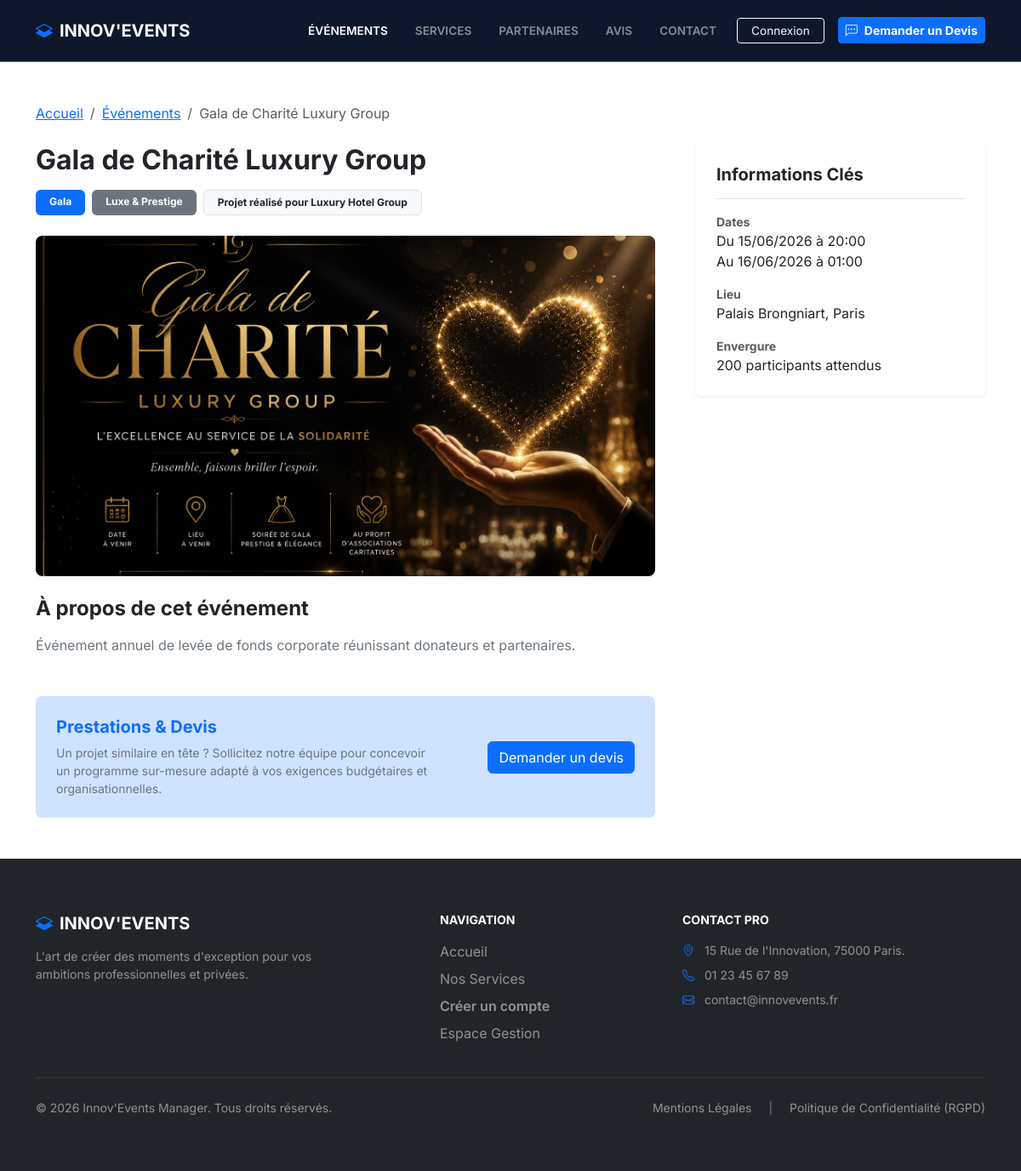
The app's page /index.php?action=event_detail&id=1 with its own data.
### tables this page shows
CREATE TABLE events (
id INT AUTO_INCREMENT PRIMARY KEY,
client_id INT NOT NULL,
company_id INT NULL,
title VARCHAR(255) NOT NULL,
description TEXT NULL,
start_date DATETIME NOT NULL,
end_date DATETIME NULL,
location VARCHAR(255) NOT NULL,
event_type VARCHAR(100) NOT NULL DEFAULT 'Autre',
theme VARCHAR(100) NULL,
estimated_participants INT NULL,
image_path VARCHAR(255) NULL,
status VARCHAR(50) NOT NULL DEFAULT 'brouillon',
is_published TINYINT(1) NOT NULL DEFAULT 0,
publication_consent_at DATETIME NULL,
publication_consent_by INT NULL COMMENT 'Identifiant historique de l administrateur attestant l accord client',
created_at TIMESTAMP DEFAULT CURRENT_TIMESTAMP,
CONSTRAINT fk_events_client
FOREIGN KEY (client_id) REFERENCES users(id)
ON DELETE CASCADE ON UPDATE CASCADE,
CONSTRAINT fk_events_company
FOREIGN KEY (company_id) REFERENCES companies(id)
ON DELETE CASCADE ON UPDATE CASCADE
);

CREATE TABLE companies (
id INT AUTO_INCREMENT PRIMARY KEY,
name VARCHAR(255) NOT NULL,
siren VARCHAR(9) NULL,
address VARCHAR(255) NULL,
postal_code VARCHAR(10) NULL,
city VARCHAR(100) NULL,
created_at TIMESTAMP DEFAULT CURRENT_TIMESTAMP,
updated_at TIMESTAMP DEFAULT CURRENT_TIMESTAMP ON UPDATE CURRENT_TIMESTAMP
);

### src/controllers/EventController.php (called while the page is built, shortened)
<?php
require_once __DIR__ . '/../models/sql/Event.php';
class EventController extends BaseController
{
    public function showPublicDetail(): void
    {
        $id = (int)($_GET['id'] ?? 0);
        $eventModel = new Event();
        $event = $eventModel->findPublishedById($id);
        require __DIR__ . '/../views/partials/header.php';
        require __DIR__ . '/../views/public/event_detail.php';
        require __DIR__ . '/../views/partials/footer.php';
    }
}

### src/config/Database.php (called while the page is built, shortened)
<?php
class Database {
    private static $instance = null;
    private function __construct() {
        $host    = 'db';
        $db      = 'innovevents_db';
        $user    = 'root';
        $pass    = 'root_password';
        $charset = 'utf8mb4';
        $dsn = "mysql:host=$host;dbname=$db;charset=$charset";
        try {
            $this->pdo = new PDO($dsn, $user, $pass, [
                PDO::ATTR_ERRMODE => PDO::ERRMODE_EXCEPTION,
                PDO::ATTR_DEFAULT_FETCH_MODE => PDO::FETCH_ASSOC,
                PDO::ATTR_EMULATE_PREPARES => false
            ]);
        } catch (\PDOException $e) {
            error_log("Database connection failure: " . $e->getMessage());
            die("Erreur de connexion à la base de données. Veuillez réessayer plus tard.");
        }
    }
    public static function getInstance() {
        if (self::$instance === null) {
            self::$instance = new Database();
        }
        return self::$instance->pdo;
    }
}

### src/models/sql/Event.php (called while the page is built, shortened)
<?php
require_once __DIR__ . '/../../config/Database.php';
class Event
{
    private \PDO $db;
    public function __construct()
    {
        $this->db = Database::getInstance();
    }
    public function findPublishedById(int $id): ?array
    {
        try {
            $stmt = $this->db->prepare("
                SELECT e.id,
                       e.title,
                       e.description,
                       e.start_date,
                       e.end_date,
                       e.location,
                       e.estimated_participants,
                       e.image_path,
                       e.event_type,
                       e.theme,
                       c.name AS company_name
                FROM events e
                LEFT JOIN companies c ON e.company_id = c.id
                WHERE e.id = :id
                  AND e.is_published = 1
                  AND e.publication_consent_at IS NOT NULL
                  AND e.status != 'brouillon'
                LIMIT 1
            ");
            $stmt->execute([':id' => $id]);
            $result = $stmt->fetch(\PDO::FETCH_ASSOC);
            return $result !== false ? $result : null;
        } catch (\PDOException $e) {
            error_log(sprintf("[Event::findPublishedById] Erreur SQL event #%d : %s", $id, $e->getMessage()));
            return null;
        }
    }
}

### src/views/public/event_detail.php (the view)
<main class="container py-5" id="main-content">
    <nav aria-label="Fil d'Ariane" class="mb-4">
        <ol class="breadcrumb">
            <li class="breadcrumb-item"><a href="index.php">Accueil</a></li>
            <li class="breadcrumb-item"><a href="index.php?action=events">Événements</a></li>
            <li class="breadcrumb-item active" aria-current="page"><?= htmlspecialchars($event['title'], ENT_QUOTES, 'UTF-8') ?></li>
        </ol>
    </nav>
    <div class="row g-5">
        <div class="col-lg-8">
            <h1 class="h2 fw-bold text-dark mb-3"><?= htmlspecialchars($event['title'], ENT_QUOTES, 'UTF-8') ?></h1>
            <div class="d-flex flex-wrap gap-2 mb-4">
                <span class="badge bg-primary px-3 py-2"><?= htmlspecialchars($event['event_type'], ENT_QUOTES, 'UTF-8') ?></span>
                <?php if (!empty($event['theme'])): ?>
                    <span class="badge bg-secondary px-3 py-2"><?= htmlspecialchars($event['theme'], ENT_QUOTES, 'UTF-8') ?></span>
                <?php endif; ?>
                <?php if (!empty($event['company_name'])): ?>
                    <span class="badge bg-light text-dark border px-3 py-2">Projet réalisé pour <?= htmlspecialchars($event['company_name'], ENT_QUOTES, 'UTF-8') ?></span>
                <?php endif; ?>
            </div>
            <?php require_once __DIR__ . '/../../utils/ImageHelper.php'; ?>
            <div class="mb-4 rounded-3 overflow-hidden shadow-sm">
                <?= ImageHelper::renderThumbnail(
                    $event['image_path'] ?? null,
                    $event['title'],
                    '400px',
                    'w-100'
                ) ?>
            </div>
            <section class="mb-5">
                <h2 class="h4 fw-bold text-dark mb-3">À propos de cet événement</h2>
                <p class="text-secondary leading-relaxed fs-6">
                    <?= nl2br(htmlspecialchars($event['description'] ?? 'Aucune description disponible pour cet événement.', ENT_QUOTES, 'UTF-8')) ?>
                </p>
            </section>
            <section class="card bg-primary-subtle border-0 p-4 rounded-3" aria-labelledby="section-quote-cta">
                <div class="row align-items-center">
                    <div class="col-md-8">
                        <h2 class="h5 fw-bold text-primary mb-2" id="section-quote-cta">Prestations &amp; Devis</h2>
                        <p class="text-secondary small mb-md-0">
                            Un projet similaire en tête ? Sollicitez notre équipe pour concevoir un programme sur-mesure adapté à vos exigences budgétaires et organisationnelles.
                        </p>
                    </div>
                    <div class="col-md-4 text-md-end">
                        <a href="index.php?action=devis" class="btn btn-primary">
                            Demander un devis
                        </a>
                    </div>
                </div>
            </section>
        </div>
        <aside class="col-lg-4">
            <div class="card shadow-sm border-0 p-4 sticky-top" style="top: 2rem;">
                <h2 class="h5 fw-bold text-dark border-bottom pb-3 mb-3">Informations Clés</h2>
                <ul class="list-unstyled d-flex flex-column gap-3 mb-0">
                    <li>
                        <strong class="d-block text-muted small">Dates</strong>
                        <span>Du <?= date('d/m/Y à H:i', strtotime($event['start_date'])) ?></span>
                        <?php if (!empty($event['end_date'])): ?>
                            <span class="d-block">Au <?= date('d/m/Y à H:i', strtotime($event['end_date'])) ?></span>
                        <?php endif; ?>
                    </li>
                    <li>
                        <strong class="d-block text-muted small">Lieu</strong>
                        <span><?= htmlspecialchars($event['location'], ENT_QUOTES, 'UTF-8') ?></span>
                    </li>
                    <?php if (!empty($event['estimated_participants'])): ?>
                        <li>
                            <strong class="d-block text-muted small">Envergure</strong>
                            <span><?= (int)$event['estimated_participants'] ?> participants attendus</span>
                        </li>
                    <?php endif; ?>
                </ul>
            </div>
        </aside>
    </div>
</main>

### src/utils/ImageHelper.php (shortened to what this page needs)
<?php
class ImageHelper
{
    public static function renderThumbnail(?string $imagePath, string $title, string $height = '220px', string $additionalClass = ''): string
    {
        $safeTitle = htmlspecialchars($title, ENT_QUOTES, 'UTF-8');
        if (!empty($imagePath)) {
            $publicFilePath = __DIR__ . '/../../public/' . ltrim($imagePath, '/');
            if (file_exists($publicFilePath)) {
                $safePath = htmlspecialchars($imagePath, ENT_QUOTES, 'UTF-8');
                return sprintf(
                    '<img src="%s" class="card-img-top object-fit-cover %s" alt="Photographie illustrant l\'événement : %s" style="height: %s;">',
                    $safePath,
                    $additionalClass,
                    $safeTitle,
                    $height
                );
            }
        }
        return sprintf(
            '<div class="bg-secondary-subtle d-flex flex-column align-items-center justify-content-center text-secondary border-bottom %s" style="height: %s;" aria-hidden="true">
                <i class="fa-regular fa-image fa-3x mb-2 text-muted"></i>
                <span class="small text-muted fw-semibold">Innov\'Events Portfolio</span>
            </div>',
            $additionalClass,
            $height
        );
    }
}

### public/css/style.css (style rules this page uses)
body { font-family: 'Inter', system-ui, -apple-system, sans-serif !important; color: #475569 !important; }

### records on screen
events: title "Gala de Charité Luxury Group", event_type "Gala", theme "Luxe & Prestige", company.name "Luxury Hotel Group", image_path (picture), description "Événement annuel de levée de fonds corporate réunissant donateurs et partenaires.", start_date "15/06/2026 à 20:00", end_date "16/06/2026 à 01:00", location "Palais Brongniart, Paris", estimated_participants "200"
